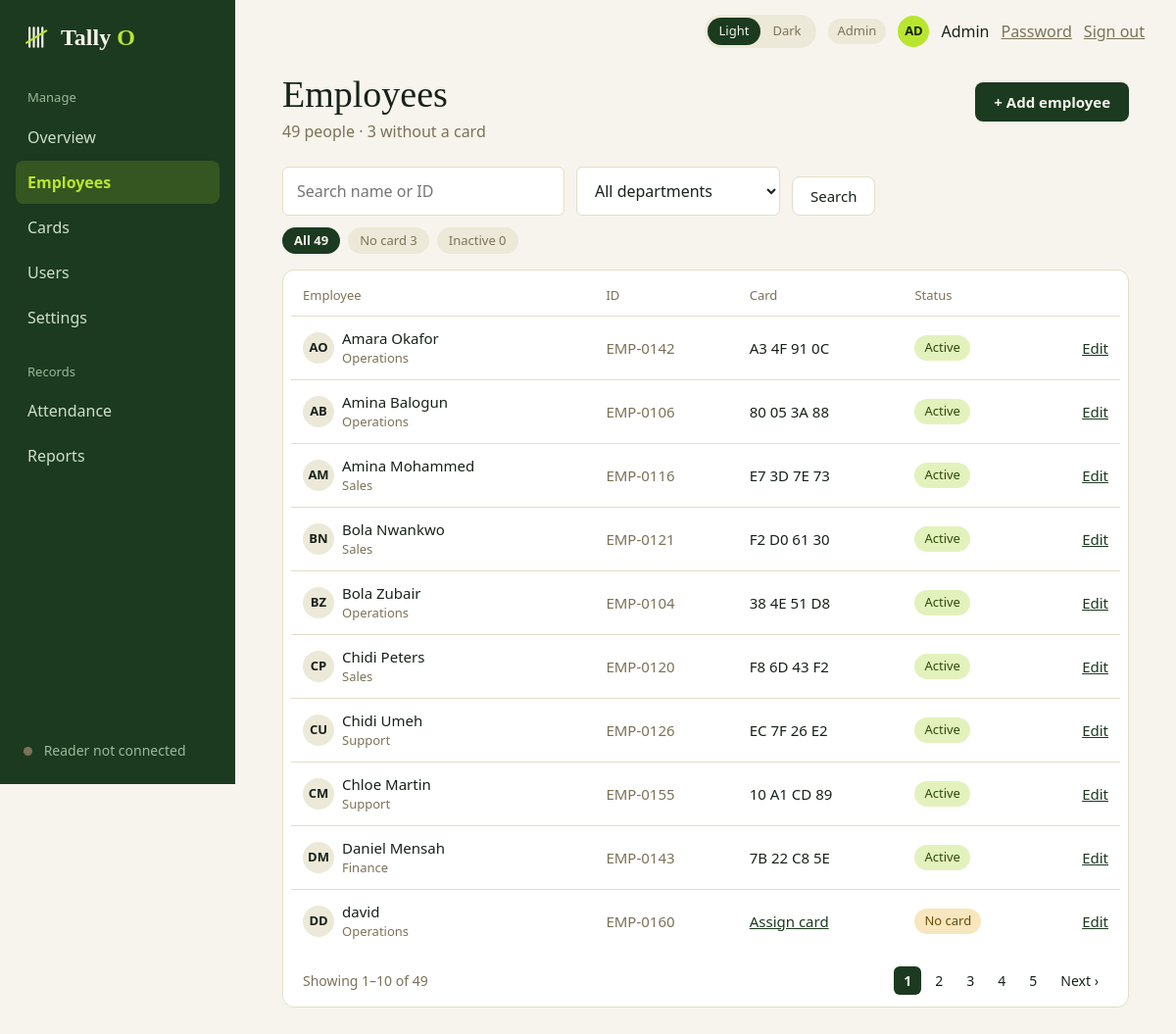
Page /admin/employees (signed in) on the earlier database version.
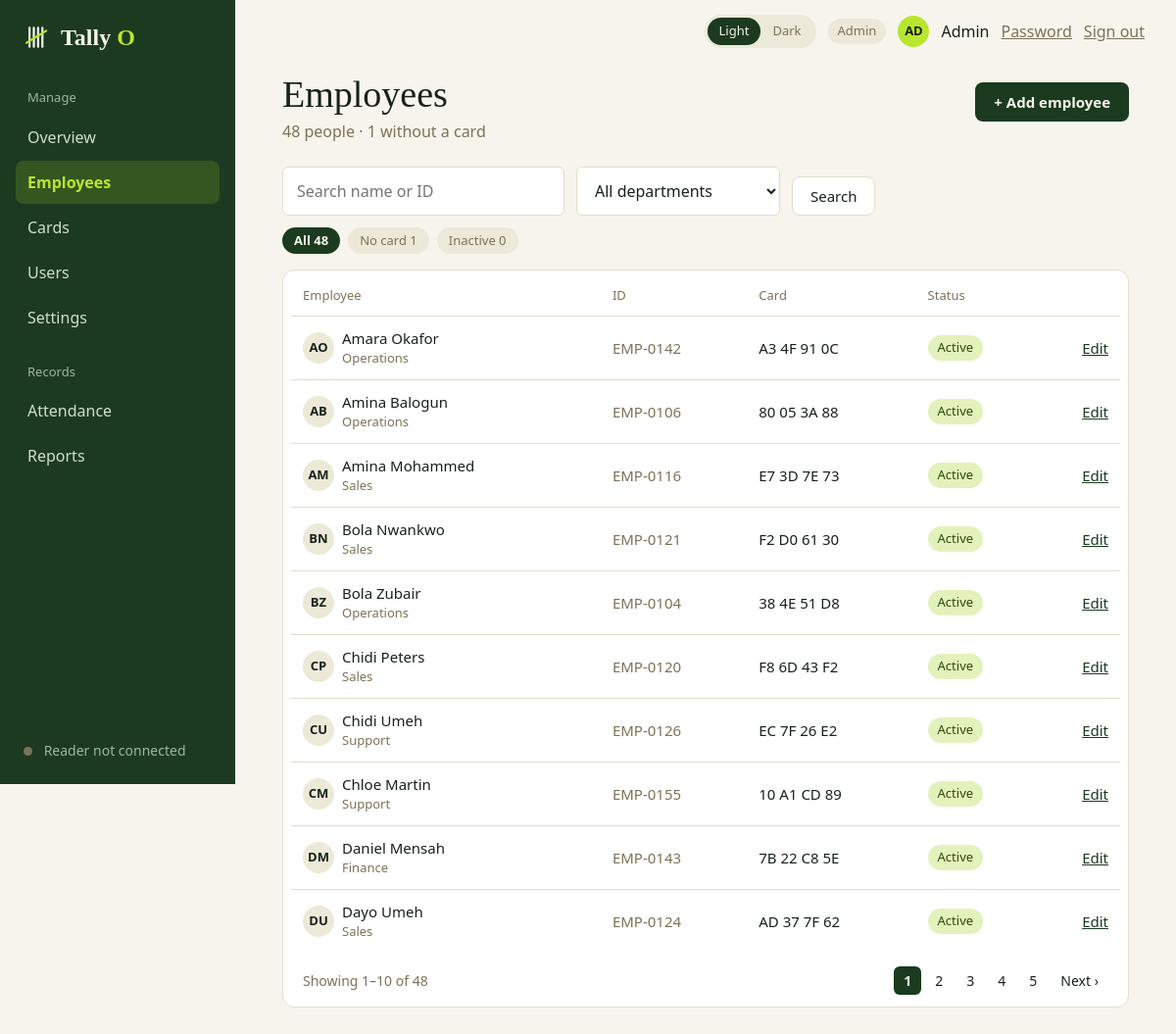
Same page on the later database version.
### tables this page shows
CREATE TABLE employees (
    id            INTEGER PRIMARY KEY,
    employee_code TEXT    NOT NULL UNIQUE,              -- e.g. EMP-0142
    full_name     TEXT    NOT NULL,
    department    TEXT    NOT NULL,
    email         TEXT,
    joined_on     TEXT    NOT NULL,
    is_active     INTEGER NOT NULL DEFAULT 1 CHECK (is_active IN (0, 1))
);

### admin.py (the view)
@bp.route("/employees")
@admin_only
def employees():
    q = request.args.get("q", "").strip()[:60]
    dept = request.args.get("dept", "")[:40]
    status = request.args.get("status", "")
    if status not in ("no_card", "inactive"):
        status = ""
    page = request.args.get("page", 1, type=int)
    conn = db.get_db()
    return render_template(
        "admin_employees.html",
        result=queries.list_employees(conn, q, dept, status, page),
        counts=queries.employee_counts(conn), departments=queries.departments(conn),
        q=q, dept=dept, status=status,
        keep={"q": q or None, "dept": dept or None, "status": status or None},
        **shell_context("Employees"))

### app.py (called while the page is built)
@app.context_processor
def inject_globals():
    return {"APP_NAME": APP_NAME, "APP_TAGLINE": APP_TAGLINE,
            "csrf_token": auth.csrf_token, "safe_url": safe_url,
            "reader": reader.status(db.get_db())}

@app.after_request
def no_store_when_signed_in(response):
    if "user" in session and request.endpoint != "static":
        response.headers["Cache-Control"] = "no-store"
    return response

### auth.py (called while the page is built)
def csrf_token():
    if "csrf" not in session:
        session["csrf"] = secrets.token_hex(16)
    return session["csrf"]

def role_required(*roles):
    def decorator(view):
        @wraps(view)
        @login_required
        def wrapped(*args, **kwargs):
            if session["user"]["role"] not in roles:
                abort(403)
            return view(*args, **kwargs)
        return wrapped
    return decorator

### db.py (called while the page is built)
def get_db():
    if "db" not in g:
        g.db = connect(current_app.config["DATABASE"])
    return g.db

### queries.py (called while the page is built)
def employee_counts(db):
    return dict(db.execute(f"""
        SELECT SUM(is_active = 1) AS active, SUM(is_active = 0) AS inactive,
               SUM(is_active = 1 AND {_NO_ACTIVE_CARD}) AS no_card
        FROM employees e""").fetchone())

### templates/admin_employees.html (shortened to what this page needs)
{% extends "app_shell.html" %}
{% block content %}
  <div class="page-head">
    <div>
      <h1 class="page-title">Employees</h1>
      <p class="muted mt-1">{{ counts.active }} people · {{ counts.no_card }} without a card</p>
    </div>
    <a class="btn" href="{{ url_for('admin.employee_new') }}">+ Add employee</a>
  </div>
  <form class="toolbar mt-5" method="get" action="{{ url_for('admin.employees') }}">
    <input class="input toolbar-search" type="search" name="q" value="{{ q }}"
           placeholder="Search name or ID" aria-label="Search employees">
    <select class="input toolbar-select" name="dept" aria-label="Department">
      <option value="">All departments</option>
    </select>
    <button class="btn btn-secondary" type="submit">Search</button>
  </form>
  <div class="chips">
    <a class="chip" href="{{ url_for('admin.employees', q=q or None, dept=dept or None) }}"
       {% if not status %}aria-current="true"{% endif %}>All {{ counts.active }}</a>
    <a class="chip" href="{{ url_for('admin.employees', q=q or None, dept=dept or None, status='no_card') }}"
       {% if status == 'no_card' %}aria-current="true"{% endif %}>No card {{ counts.no_card }}</a>
    <a class="chip" href="{{ url_for('admin.employees', q=q or None, dept=dept or None, status='inactive') }}"
       {% if status == 'inactive' %}aria-current="true"{% endif %}>Inactive {{ counts.inactive }}</a>
  </div>
  <div class="card table-card mt-4">
    <table class="table">
      <thead><tr><th>Employee</th><th>ID</th><th>Card</th><th>Status</th><th></th></tr></thead>
      <tbody>
        {% for e in result.rows %}
          <tr>
            <td>
              <div class="row">
                <span class="avatar">{{ e.initials }}</span>
                <div><div>{{ e.full_name }}</div><div class="muted small">{{ e.department }}</div></div>
              </div>
            </td>
            <td class="muted">{{ e.employee_code }}</td>
            <td>
              {% if e.card_uid %}{{ e.card_uid }}
              {% elif e.is_active %}<a href="{{ safe_url('admin.employee_card', employee_id=e.id) }}">Assign card</a>
              {% else %}<span class="muted">–</span>{% endif %}
            </td>
            <td>
              {% if not e.is_active %}<span class="pill">Inactive</span>
              {% elif e.card_uid %}<span class="pill pill-ok">Active</span>
              {% else %}<span class="pill pill-late">No card</span>{% endif %}
            </td>
            <td class="right"><a href="{{ safe_url('admin.employee_edit', employee_id=e.id) }}">Edit</a></td>
          </tr>
        {% else %}
          <tr><td colspan="5" class="empty-cell">No employees match your search.</td></tr>
        {% endfor %}
      </tbody>
    </table>
    {% if result.total %}
      <div class="pager">
        <span class="muted">Showing {{ result.first }}–{{ result.last }} of {{ result.total }}</span>
        {% if result.pages > 1 %}
          <nav aria-label="Pages">
            {% for n in result.numbers %}
              {% if n is none %}<span class="page muted">…</span>
              {% elif n == result.page %}<a href="#" aria-current="page">{{ n }}</a>
              {% else %}<a href="{{ url_for('admin.employees', page=n, **keep) }}">{{ n }}</a>{% endif %}
            {% endfor %}
            {% if result.page < result.pages %}<a href="{{ url_for('admin.employees', page=result.page + 1, **keep) }}">Next ›</a>{% endif %}
          </nav>
        {% endif %}
      </div>
    {% endif %}
  </div>
{% endblock %}

Differences in the rows shown:
removed employees: initials "DD", full_name "david", department "Operations", employee_code "EMP-0160", is_active "No card"
now on this page (row unchanged): employees: initials "DU", full_name "Dayo Umeh", department "Sales", employee_code "EMP-0124", card_uid "AD 37 7F 62", is_active "Active"
Other differences:
{{ counts.active }}: "49" → "48"
{{ counts.no_card }}: "3" → "1"
{{ result.total }}: "49" → "48"
